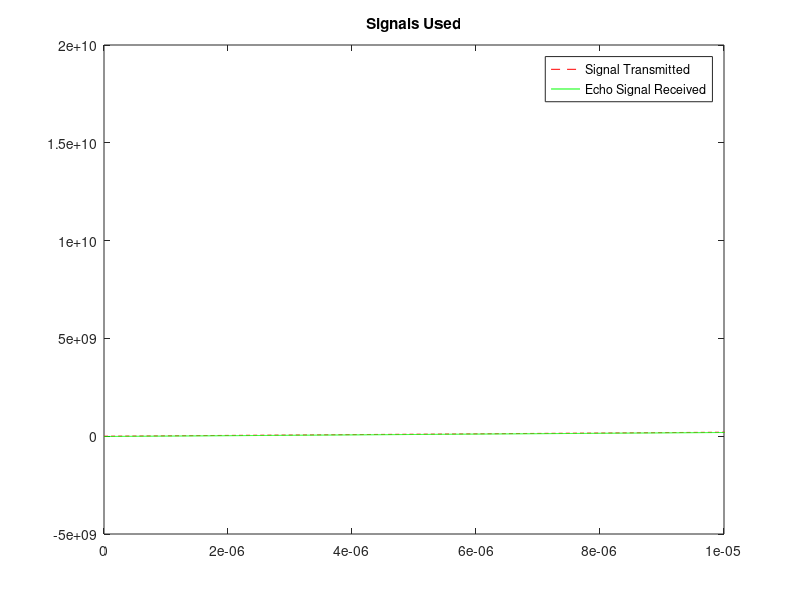
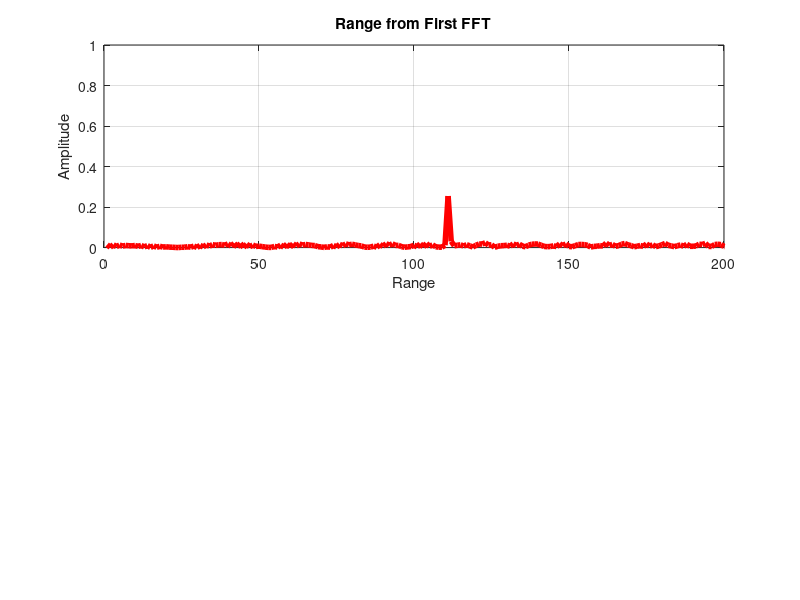
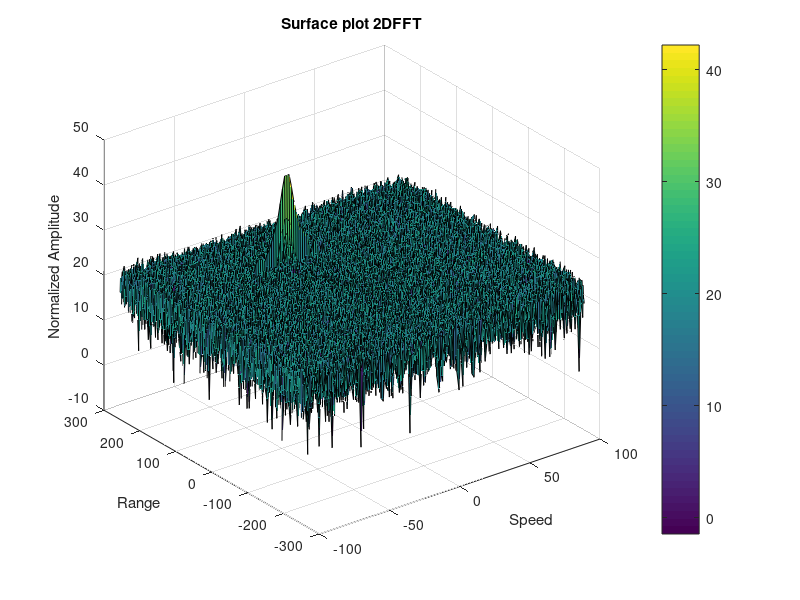

MATLAB code to generate these figures, in order: (Note: a time limit stopped this script after it produced the figures.)
clear all;
clc;
%% Radar Specifications

%%%%%%%%%%%%%%%%%%%%%%%%%%%
% Frequency of operation = 77GHz
% Max Range = 200m
% Range Resolution = 1 m
% Max Velocity = 100 m/s
%%%%%%%%%%%%%%%%%%%%%%%%%%%

%speed of light = 3e8
%% User Defined Range and Velocity of target
% *%TODO* : define the target's initial position and velocity. Note : Velocity 
% remains contant

Rt = 110; % m
Vt = -20; % m/s
d_Resolution = 1; % m
c = 3e8; % m/s
max_radar_range = 200;
max_radar_velocity = 100;
%% FMCW Waveform Generation

% *%TODO* :
%Design the FMCW waveform by giving the specs of each of its parameters.
% Calculate the Bandwidth (B), Chirp Time (Tchirp) and Slope (slope) of the FMCW
% chirp using the requirements above.
B = c/2*d_Resolution;

Tchirp = ( 5.5 * 2 * max_radar_range ) / c;

slope = B / Tchirp;
%Operating carrier frequency of Radar 
fc= 77e9;             %carrier freq

                                                          
%The number of chirps in one sequence. Its ideal to have 2^ value for the ease of running the FFT
%for Doppler Estimation. 
Nd=128;                   % #of doppler cells OR #of sent periods % number of chirps

%The number of samples on each chirp. 
Nr=1024;                  %for length of time OR # of range cells

% Timestamp for running the displacement scenario for every sample on each
% chirp
t=linspace(0,Nd*Tchirp,Nr*Nd); %total time for samples


%Creating the vectors for Tx, Rx and Mix based on the total samples input.
Tx=zeros(1,length(t)); %transmitted signal
Rx=zeros(1,length(t)); %received signal
Mix = zeros(1,length(t)); %beat signal

%Similar vectors for range_covered and time delay.
r_t=zeros(1,length(t));
td=zeros(1,length(t));
%% Signal generation and Moving Target simulation
% Running the radar scenario over the time. 

for i=1:length(t)
    
    % *%TODO* :
    %For each time stamp update the Range of the Target for constant velocity. 
    r_t(i) = Rt + Vt*t(i);
    td(i) = 2*r_t(i)/c;
    
    % *%TODO* :
    %For each time sample we need update the transmitted and
    %received signal. 
    Tx(i) = cos( 2*pi*( fc*t(i) + 0.5*slope*t(i)^2) );
    Rx(i) = cos( 2*pi*( fc*(t(i)-td(i)) + 0.5*slope*(t(i)-td(i))^2));
        
    % *%TODO* :
    %Now by mixing the Transmit and Receive generate the beat signal
    %This is done by element wise matrix multiplication of Transmit and
    %Receiver Signal
    Mix(i) = (Tx(i).*Rx(i));
    
end

figure; plot(t, slope.*t, 'r--', t, slope.*(t-td), 'g-');
xlim([0 1e-5]);
legend('Signal Transmitted','Echo Signal Received');
title('Signals Used');
print('Signals','-dpng')

%% RANGE MEASUREMENT

  % *%TODO* :
%reshape the vector into Nr*Nr array. Nr and Nd here would also define the size of
%Range and Doppler FFT respectively.

signal = reshape(Mix,Nr,Nd);
 % *%TODO* :
%run the FFT on the beat signal along the range bins dimension (Nr) and
%normalize.
% Call only 1D FFT
signal_fft = fft(signal,Nr)./Nr;
 % *%TODO* :
% Take the absolute value of FFT output
signal_fft = abs(signal_fft);

 % *%TODO* :
% Output of FFT is double sided signal, but we are interested in only one side of the spectrum.
% Hence we throw out half of the samples.
signal_fft = signal_fft(1:(Nr/2));
%plotting the range
figure ('Name','Range from First FFT')
subplot(2,1,1)

 % *%TODO* :
 % plot FFT output 
plot(signal_fft, 'LineWidth', 4, "Color", 'r');
title( 'Range from First FFT');
xlabel('Range');
ylabel('Amplitude');
grid on;
axis ([0 200 0 1]);
print('First_FFT','-dpng')
%% RANGE DOPPLER RESPONSE
% The 2D FFT implementation is already provided here. This will run a 2DFFT 
% on the mixed signal (beat signal) output and generate a range doppler map.You 
% will implement CFAR on the generated RDM

% Range Doppler Map Generation.

% The output of the 2D FFT is an image that has reponse in the range and
% doppler FFT bins. So, it is important to convert the axis from bin sizes
% to range and doppler based on their Max values.

Mix=reshape(Mix,[Nr,Nd]);

% 2D FFT using the FFT size for both dimensions.
sig_fft2 = fft2(Mix,Nr,Nd);

% Taking just one side of signal from Range dimension.
sig_fft2 = sig_fft2(1:Nr/2,1:Nd);
sig_fft2 = fftshift (sig_fft2);
RDM = abs(sig_fft2);
RDM = 10*log10(RDM) ;

%use the surf function to plot the output of 2DFFT and to show axis in both
%dimensions
doppler_axis = linspace(-100,100,Nd);
range_axis = linspace(-200,200,Nr/2)*((Nr/2)/400);
figure('Name','2DFFT Surface Plot')
figure,surf(doppler_axis,range_axis,RDM);
colorbar;
title( 'Surface plot 2DFFT');
xlabel('Speed');
ylabel('Range');
zlabel('Normalized Amplitude');
print('SurfacePlot_2DFFT','-dpng')
%% CFAR implementation

%Slide Window through the complete Range Doppler Map

% *%TODO* :
%Select the number of Training Cells in both the dimensions.
Tr = 10; % Tried: 10;
Td = 8;  % Tried: 4;


% *%TODO* :
%Select the number of Guard Cells in both dimensions around the Cell under 
%test (CUT) for accurate estimation
Gr = 4; % Tried: 5
Gd = 4; % Tried: 2

% *%TODO* :
% offset the threshold by SNR value in dB
% Tried values {4, 6}
offset=1.4;

% *%TODO* :
%Create a vector to store noise_level for each iteration on training cells

% *%TODO* :
%design a loop such that it slides the CUT across range doppler map by
%giving margins at the edges for Training and Guard Cells.
%For every iteration sum the signal level within all the training
%cells. To sum convert the value from logarithmic to linear using db2pow
%function. Average the summed values for all of the training
%cells used. After averaging convert it back to logarithimic using pow2db.
%Further add the offset to it to determine the threshold. Next, compare the
%signal under CUT with this threshold. If the CUT level > threshold assign
%it a value of 1, else equate it to 0.


% Use RDM[x,y] as the matrix from the output of 2D FFT for implementing
% CFAR
% Normalise RDM

RDM = RDM/max(max(RDM));

% Iterate the RDM using the training and guard cells
for x = Tr+Gr+1:(Nr/2)-(Gr+Tr)
    for y = Td+Gd+1:Nd-(Gd+Td)
        noise_level = zeros(1,1);
        
        % Check aggregate noise around CUT
        % Iterate x until CUT +- Training and Guard range cells
        for i = x - (Tr+Gr): x + (Tr+Gr)
            % Iterate y until CUT +- Training and Guard doppler cells
            for j = y - (Td+Gd): y + (Td+Gd)
                % Everything but Guard cell
                if( ( abs(x -i) > Gr ) || ( abs(y-j) > Gd ) )
                    % add signal level converted to linear
                    noise_level = noise_level + db2pow(RDM(i,j));
                end
            end
        end
        
        % Convert to logarithmic using pow2db and add to offset
        threshold = pow2db(noise_level/(2*(Td+Gd+1)*2*(Tr+Gr+1)-(Gr*Gd)-1));
        threshold = threshold + offset;
           
        %threshold = pow2db(noise_level/ ( (2*Tr+2*Gr+1)*(2*Td+2*Gd+1) - (2*Gr+1)*(2*Gd+1) ));
        %threshold = pow2db(noise_level/(2*(Td+Gd+1)*2*(Tr+Gr+1)-(Gr*Gd)-1));
       
        % Cell Under Test
        CUT = RDM(x,y);
        
        % Threshold check and assign true and false accordingly        
        if( CUT <= threshold )
            RDM(x,y) = 0;
        else
            RDM(x,y) = 1;
        end
    end
end

% *%TODO* :
% The process above will generate a thresholded block, which is smaller 
%than the Range Doppler Map as the CUT cannot be located at the edges of
%matrix. Hence,few cells will not be thresholded. To keep the map size same
% set those values to 0. 
RDM(RDM~=0 & RDM~=1) = 0;

% *%TODO* :
%display the CFAR output using the Surf function like we did for Range
%Doppler Response output.
%figure,surf(doppler_axis,range_axis,RDM);
%colorbar;
figure('Name', 'CFAR RDM')
surf(doppler_axis,range_axis,RDM);
colorbar;
title( 'Surface plot RDM');
xlabel('Speed');
ylabel('Range');
zlabel('Normalized Amplitude');
print('CFAR_RDM_Surface_Plot','-dpng')

% Surface plot against Range
figure ('Name','Range and Amplitude');
surf(doppler_axis,range_axis,RDM);
colorbar;
title('Range and Amplitude');
xlabel('Speed');
ylabel('Range');
zlabel('Amplitude');
view(90,0);
print('Range_Amplitude_Surface_plot','-dpng')

% Surface plot against Speed
figure ('Name','Speed and Amplitude');
surf(doppler_axis,range_axis,RDM);
colorbar;
title('Speed and Amplitude');
xlabel('Speed');
ylabel('Range');
zlabel('Amplitude');
view(0,0);
print('Speed_Amplitude_Surface_Plot','-dpng')
